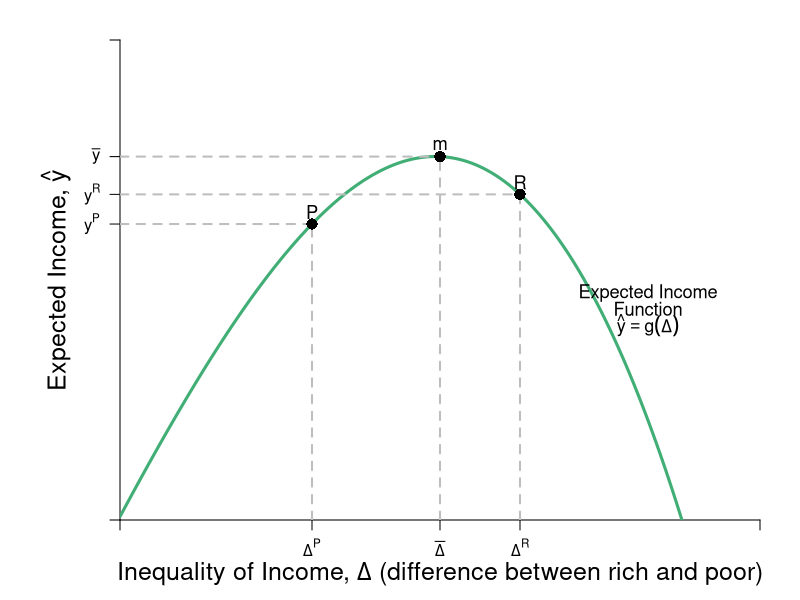

Here is the R script that generated this plot:
#Graph Designer: Simon Halliday & Riley Boeth '17 + Scott Cohn
#Authors: Bowles, Foley and Halliday
#Title: Coordination, Conflict and Competition: A Text in Microeconomics

library(shape)
pdf(file = "risk/risks_inequality_feasible.pdf", width = 10, height = 8)


#Set parameters for graphics
axislabelsize <- 1.5
labelsize <- 1.1
graphlinewidth <- 3
segmentlinewidth <- 2

COL <- c("#7fc97f", "#beaed4", "#fdc086", "#ffff99", "#386cb0", "#f0027f", "#bf5b17", "#666666")
COLA <- c("#e0f3db", "#99d8c9","#66c2a4","#41ae76", "#238b45", "#005824")
COLB <- c("#c6dbef", "#4eb3d3", "#2b8cbe", "#0868ac","#084081")
COLC <- c("#fcfbfd", "#efedf5", "#dadaeb", "#bcbddc", "#9e9ac8", "#807dba", "#6a51a3", "#54278f", "#3f007d")

#Edited the margins to cater for the larger LHS labels
par(mar =  c(4, 6, 2, 2))

#Indifference curves of a risk-averse homo economicus (2nd graph out of the two for 4.7)

indiffA <- function(x, ua=2) {
  ua + (1/12)*(x)^2
}

#Average income function 

avgwealth <- function(x,y){
  (1.08)*((-1/35)*(((-((.9)*x-36))^2))+36.8+((-1/10)*(x-4)+(-1/1000)*((x-3)^3)))
}

#Add limits on axes and levels of utility for each indifference curve
ylims <- c(0, 30)
xlims <- c(0, 40)

npts <- 501 
x <- seq(xlims[1], xlims[2], length.out = npts)
y <- seq(ylims[1], ylims[2], length.out = npts) 

plot(0, 0, xlim = xlims, ylim = ylims, type = "n",
     xlab = expression(paste("")),
     ylab = expression(paste("")), 
     xaxt = "n", 
     yaxt = "n", 
     cex.lab = axislabelsize, 
     bty = "n", 
     xaxs="i", 
     yaxs="i"
)

#x and y limits with plain axes without ticks/numbers to match previous graph

#ticksx <- seq(from = 0, to = xlims[2]+1, by = 4)
#xlabels <- seq(from = 0, to = xlims[2], by = 1)
ticksx <- c(xlims[1], 12, 20, 25, xlims[2])
xlabels <- c(NA, expression(paste(Delta^P)), expression(paste(bar(Delta) )), expression(paste(Delta^R)), NA)
#ticksy <- seq(from = 0, to = ylims[2]+1, by = 4)
#ylabels <- seq(from = 0, to = ylims[2], by = 1)
ticksy <- c(ylims[1], avgwealth(12), avgwealth(20), avgwealth(25), ylims[2])
ylabels <- c(NA, expression(paste(y^P)), expression(paste(bar(y) )), expression(paste(y^R)), NA)
#text(-1, avgwealth(8)+7, expression(paste(omega, ""[R],"'")), xpd = TRUE, cex = labelsize)
#text(-1, avgwealth(8), expression(paste(omega, ""[e],"'")),  xpd = TRUE, cex = labelsize)
#text(-1, avgwealth(8)-7, expression(paste(omega, ""[P],"'")),  xpd = TRUE, cex = labelsize)


#text(8, -.9, expression(paste(Delta, ""[e],"`")),  xpd = TRUE,  cex = labelsize)
#text(12, -.9, expression(paste(Delta, ""[rawls])), xpd = TRUE, cex = labelsize)
#text(15, -.9, expression(paste(Delta, ""[e])),  xpd = TRUE,  cex = labelsize)
#text(20, -.9, expression(paste(Delta,""[max])),  xpd = TRUE,  cex = labelsize)
#text(25, -.9, expression(paste(Delta, ""[Wealthiest], " "[Rich])),  xpd = TRUE,  cex = labelsize)




axis(1,at = ticksx,  pos = 0, labels = xlabels)
axis(2,at = ticksy,  pos = 0, labels = ylabels, las = 1)

npts <- 500 
xx1 <- seq(xlims[1], xlims[2], length.out = npts)
xx2 <- seq(0, xlims[2], length.out = npts)
xx3 <- seq(xlims[1], 0, length.out = npts)
xx4 <- seq(-11, 0, length.out = npts)


# lines(xx1, indiffA(xx1, ua = 2), col = COLB[4], lwd = graphlinewidth)
# lines(xx1, indiffA(xx1, ua = 8.2), col = COLB[4], lwd = graphlinewidth)
# lines(xx1, indiffA(xx1, ua = 14.4), col = COLB[4], lwd = graphlinewidth)
lines(xx1, avgwealth(xx1), col = COLA[4], lwd = graphlinewidth)


#Axis labels and draw linear utility function
mtext(expression(paste("Inequality of Income, ", Delta , " (difference between rich and poor)")), side = 1, line = 2.5, cex = axislabelsize)
text(-4, 0.5*ylims[2], expression(paste("Expected Income, ",hat(y))), xpd = TRUE, cex = axislabelsize, srt = 90) 

#Label various points on line

segments(0, avgwealth(25), 25, avgwealth(25), lty = 2, col = "gray", lwd = segmentlinewidth)
segments(25, 0, 25, avgwealth(25), lty = 2, col = "gray", lwd = segmentlinewidth)
points(25, avgwealth(25), pch = 16, col = "black", cex = 1.5)
text(25, avgwealth(25) + 0.75, expression(paste(R)), cex = labelsize)

segments(0, avgwealth(20), 20, avgwealth(20), lty = 2, col = "gray", lwd = segmentlinewidth)
segments(20, 0, 20, avgwealth(20), lty = 2, col = "gray", lwd = segmentlinewidth)
points(20, avgwealth(20), pch = 16, col = "black", cex = 1.5)
text(20, avgwealth(20) + 0.75, expression(paste(m)), cex = labelsize)


segments(0, avgwealth(12), 12, avgwealth(12), lty = 2, col = "gray", lwd = segmentlinewidth)
segments(12, 0, 12, avgwealth(12), lty = 2, col = "gray", lwd = segmentlinewidth)
points(12, avgwealth(12), pch = 16, col = "black", cex = 1.5)
text(12, avgwealth(12) + 0.75, expression(paste(P)), cex = labelsize)

#Label relevant points on axes

#Add arrow beside y axis and points on axis

# arrows(-1, avgwealth(8)+6, -1, avgwealth(8)+1, col = "black", code =3, arr.type = "simple", xpd = TRUE, length = 0.1, angle = 40, lwd = 3)
# arrows(-1, avgwealth(8)-6, -1, avgwealth(8)-1, col = "black", code = 3, arr.type = "simple", xpd = TRUE, length = 0.1, angle = 40, lwd = 3)

#points(0, avgwealth(8)+7, pch = 16, col = "black", cex = 1.5, xpd = TRUE)
#points(0, avgwealth(8), pch = 16, col = "black", cex = 1.5,xpd = TRUE)
#points(0, avgwealth(8)-7, pch = 16, col = "black", cex = 1.5,xpd = TRUE)

#label the three indifference curves

# text(20, indiffA(20)+3.355, expression(paste("v"[1])), xpd = TRUE, cex = labelsize)
# text(18, indiffA(18)+9.8, expression(paste("v"[2])),  xpd = TRUE, cex = labelsize)
# text(16, indiffA(16)+15.5, expression(paste("v"[3])),  xpd = TRUE, cex = labelsize)

#Label average wealth curve and indifference curves generally

text(33, avgwealth(30)+1, expression(paste("Expected Income")), xpd = TRUE, cex = labelsize)
text(33, avgwealth(30), expression(paste("Function")), xpd = TRUE, cex = labelsize)
text(33, avgwealth(30)-1, expression(paste(hat(y) == g(Delta) )), xpd = TRUE, cex = labelsize)

# text(25, 38, expression(paste("Inequality Averse")), xpd = TRUE, cex = labelsize)
# text(25, 36.5, expression(paste("& Risk Averse")), xpd = TRUE, cex = labelsize)
# text(25, 35, expression(paste("Indifference Curves")), xpd = TRUE, cex = labelsize)


dev.off()
